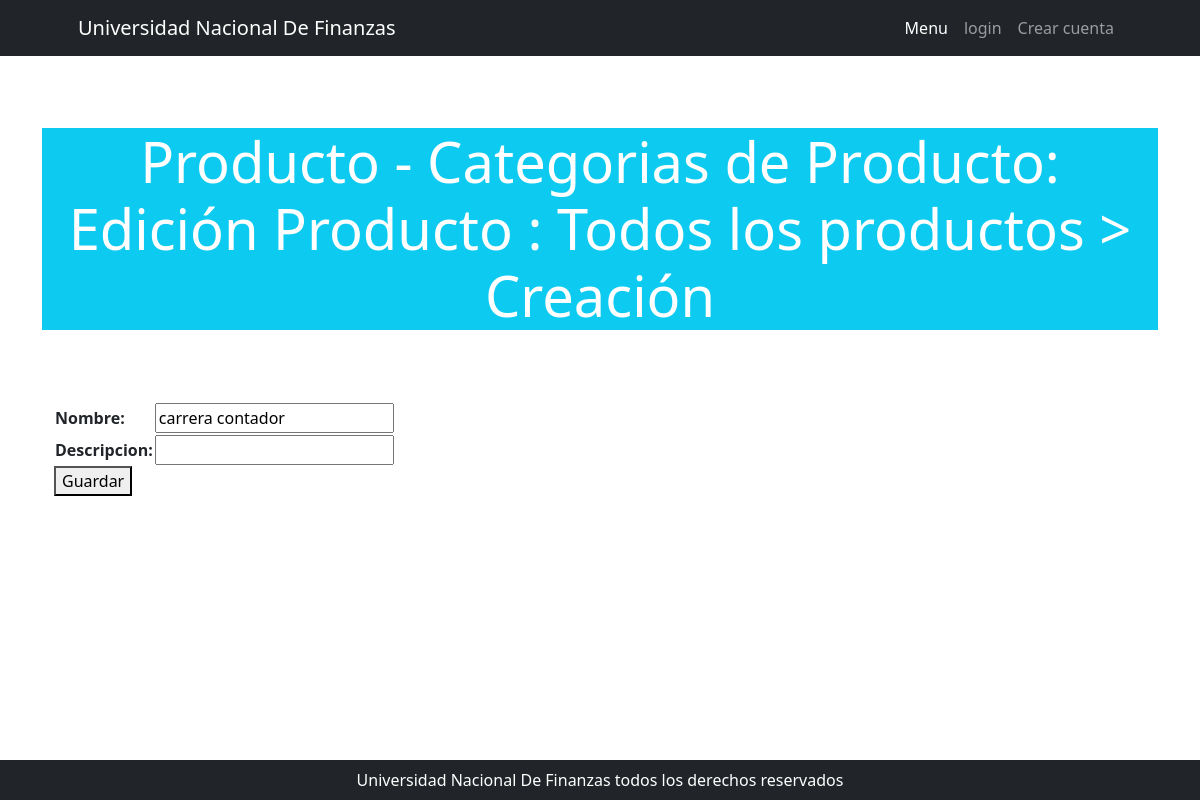
The app's page /producto/productocategoria/actualizar/4, older data.
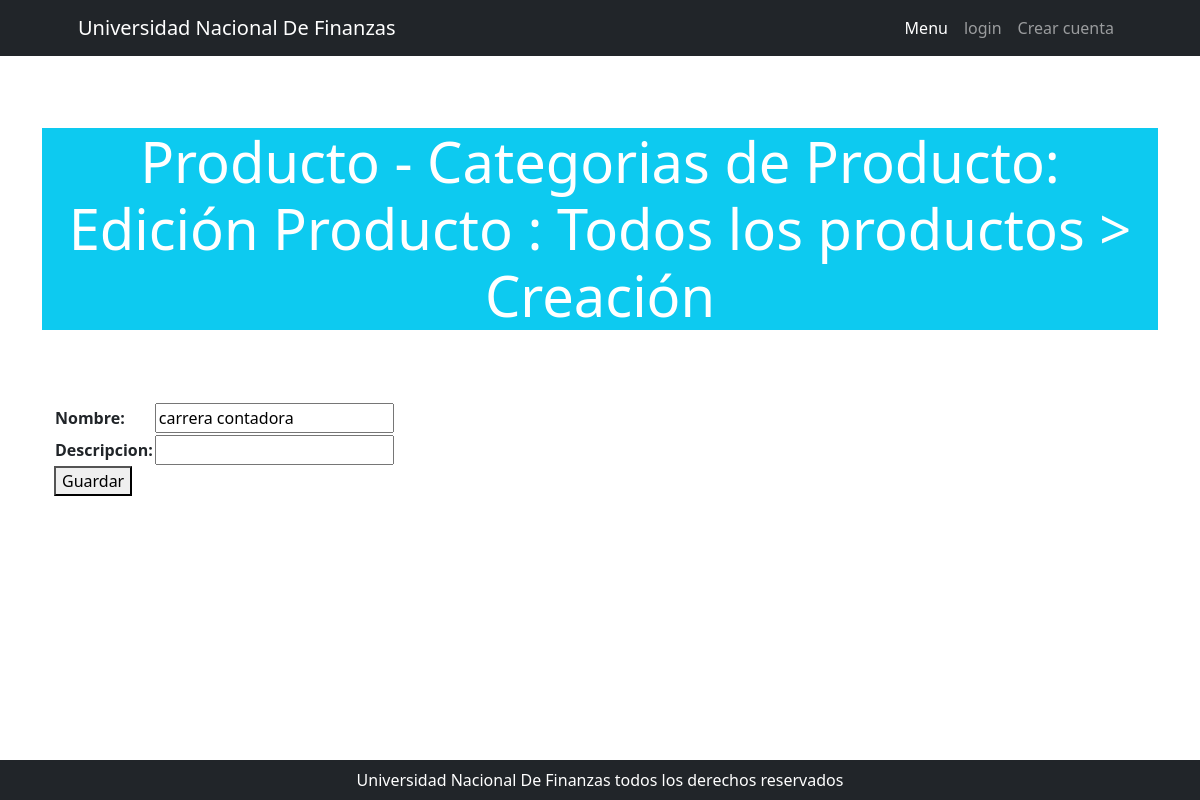
The same page, newer data.
### producto/models.py (models this page shows, shortened)
class ProductoCategoria(models.Model):
    nombre = models.CharField(max_length=200, unique=True)
    descripcion = models.CharField(max_length=200, null=True, blank=True)
    class Meta:
        verbose_name = "categoría de producto"
        verbose_name_plural = "categorías de producto"

### producto/views.py (the view)
# urls.py: path("productocategoria/actualizar/<int:pk>", ProductoCategoriaActualizar.as_view(), name="productocategoria_actualizar"),
class ProductoCategoriaActualizar(UpdateView):
    model = ProductoCategoria
    form_class = ProductoCategoriaForm
    success_url = reverse_lazy("producto:productocategoria_list")

### producto/forms.py
class ProductoCategoriaForm(forms.ModelForm):
    class Meta:
        model = models.ProductoCategoria
        fields = ["nombre", "descripcion"]

### producto/templates/producto/productocategoria_form.html (shortened to what this page needs)
{% extends 'core/base.html' %}
{% block body_title %}
{% if form.instance.pk %}
     Producto - Categorias de Producto: Edición
{% else %}
    Producto - Categorias de Productos: Creación
{% endif %}
Producto : Todos los productos > Creación
{% endblock body_title %}
{% block content %}
<form method="post">
  <table>
  {{ form.as_table }}
  </table>
  <button type="submit">Guardar</button>
</form>
{% endblock content %}

Row changes from the older to the newer data that the page shows:
changed ProductoCategoria: nombre "carrera contador" → "carrera contadora"
